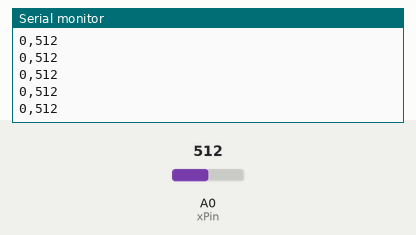
This sketch was run on a simulated Arduino Uno, built with avr-gcc and run on an emulated ATmega328P. On the bench: the last lines printed to the serial monitor. The test bench sets the inputs (shaded band); at power-on: A0 (xPin) = 512.

Above: at 1.2 s.
1.3 s: A0 (xPin) set to 716
At 1.32 s:
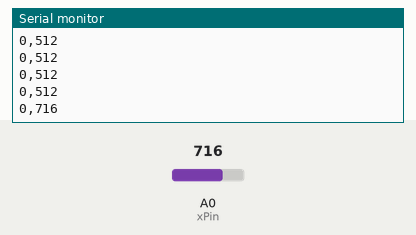
2.8 s: A0 (xPin) set to 760
At 2.84 s:
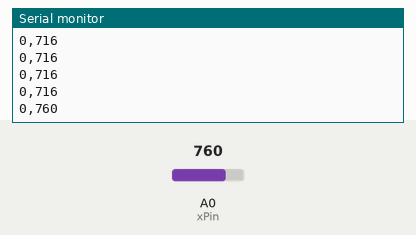
Timing chart, 0 to 5.8 s (numbered marks = the images above; inputs shaded):
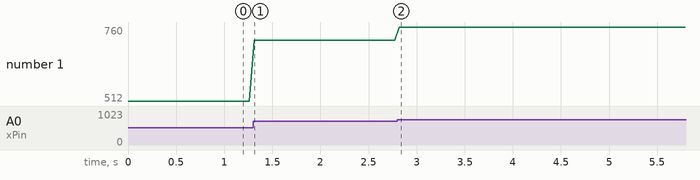

The sketch:

AlternativeController.ino
```cpp
int xPin = A0;

bool flipped = false;

int flipThreshold = 800;
int resetThreshold = 750;

unsigned long lastFlipTime = 0;
unsigned long flipCooldown = 500;

void setup() {
  Serial.begin(9600);
}

void loop() {
  //gets the voltage from the X pin
  int xVal = analogRead(xPin);
  unsigned long currentTime = millis();

  //checks if a flip occurs when the x value goes above and amount and if some amount of time passes
  if (xVal > flipThreshold && !flipped && (currentTime - lastFlipTime > flipCooldown)) {
    flipped = true;
    lastFlipTime = currentTime;
  }

  //resets if the x value goes below the reset threshold
  if (xVal < resetThreshold && flipped) {
    flipped = false;
  }

  //sends bool and x value to Unity
  Serial.print(flipped);
  Serial.print(",");
  Serial.println(xVal);

  delay(50);
}
```

Measured:
- after the input at 1.3 s, the serial monitor: prints a new line at once (image 1)
- after the input at 2.8 s, the serial monitor: prints a new line at once (image 2)
- plotted number 1: 512 → 716 after the input at 1.3 s, 716 → 760 after the input at 2.8 s
